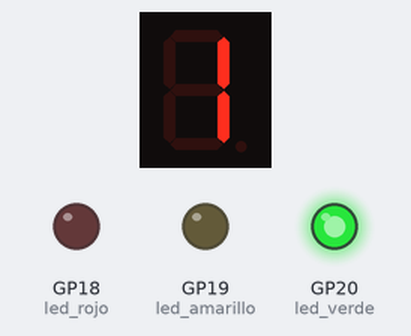
This program was run on a simulated Raspberry Pi Pico running MicroPython. On the bench: 1-digit seven-segment display, output pins drawn as LEDs (lit = HIGH). The segment pins are drawn as the display they are named for; pins used as bus, display or sensor lines are not drawn.

Above: at 0.1 s.
At 5.1 s:
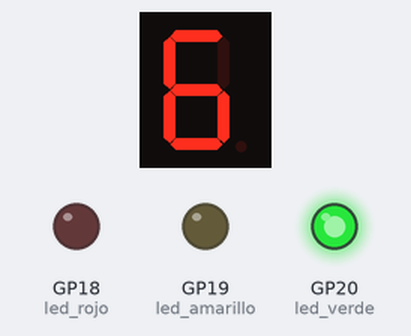
At 11.1 s:
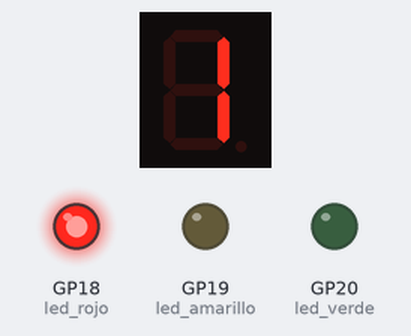
At 20.1 s:
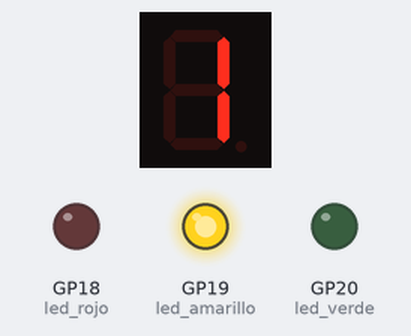
At 29.1 s:
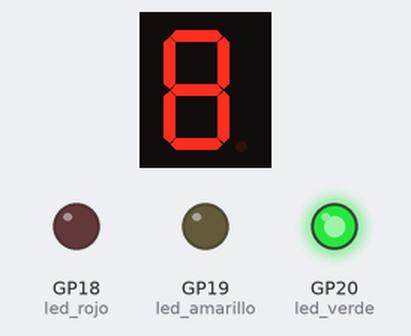
At 38.1 s:
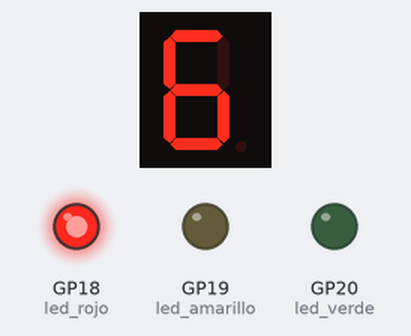
Timing chart, 0 to 39.6 s (numbered marks = the images above):
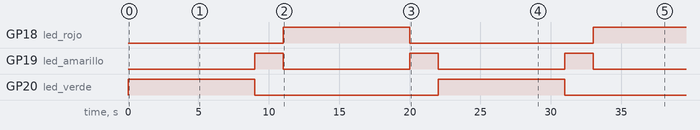

Measured:
- by itself, GP18 (led_rojo): LOW → HIGH at 11.0 s, → LOW 9.0 s later, → HIGH 13.0 s later
- by itself, GP19 (led_amarillo): alternates HIGH for 2.0 s and LOW for 9.0 s
- by itself, GP20 (led_verde): alternates HIGH for 9.0 s and LOW for 13.0 s
- what the display in image 0 shows lasts 1.0 s, from 0.1 s to 1.1 s

The program:

Sem_foro_Simulado_Con_Rasberry_pi_pico.py
```python
from machine import *
import time

""" Super TOOLS LP
El siguiente código simula el funcionamiento
de un semáforo, el código se puede optimizar
mas pero está implementado de tal forma, para
que los principiantes puedan entender. Sin embargo
también les dejo otro que está implementado de forma
avanzada para que lo analicen.

Si no tienes aun la rasberry pi pico, usa la simulación en WOKWI
https://wokwi.com/projects/402503035708492801

Si tienes problemas o dudas comunícate en
https://supertoolslp.blogspot.com/p/contacto.html
"""

# apaga los leds del display
def apagar():
  a.value(0)
  b.value(0)
  c.value(0)
  d.value(0)
  e.value(0)
  f.value(0)
  g.value(0)

led_verde = Pin(20, Pin.OUT) # 26
led_amarillo = Pin(19, Pin.OUT) # 25
led_rojo = Pin(18, Pin.OUT) # 24

# se definen los pines del display como salida
a = Pin(2, Pin.OUT) # 4
b = Pin(3, Pin.OUT) # 5
c = Pin(4, Pin.OUT) # 6
d = Pin(5, Pin.OUT) # 7
e = Pin(6, Pin.OUT) # 9
f = Pin(7, Pin.OUT) # 10
g = Pin(8, Pin.OUT) # 11

# contar 9 segundos
def nueve_seg():
  b.value(1) # 1 seg
  c.value(1)
  time.sleep(1)
  apagar()
  a.value(1) # 2 seg
  b.value(1)
  g.value(1)
  e.value(1)
  d.value(1)
  time.sleep(1)
  apagar()
  a.value(1) # 3 seg
  b.value(1)
  g.value(1)
  c.value(1)
  d.value(1)
  time.sleep(1)
  apagar()
  f.value(1) # 4 seg
  b.value(1)
  g.value(1)
  c.value(1)
  time.sleep(1)
  apagar()
  a.value(1) # 5 seg
  f.value(1)
  g.value(1)
  c.value(1)
  d.value(1)
  time.sleep(1)
  apagar()
  a.value(1) # 6 seg
  f.value(1)
  g.value(1)
  e.value(1)
  c.value(1)
  d.value(1)
  time.sleep(1)
  apagar()
  a.value(1) # 7 seg
  b.value(1)
  c.value(1)
  time.sleep(1)
  apagar()
  a.value(1) # 8 seg
  b.value(1)
  c.value(1)
  d.value(1)
  e.value(1)
  f.value(1)
  g.value(1)
  time.sleep(1)
  apagar()
  a.value(1) # 9 seg
  b.value(1)
  f.value(1)
  g.value(1)
  c.value(1)
  d.value(1)
  time.sleep(1)
  apagar()

# contar 2 segundos
def dos_seg():
  b.value(1) # 1 seg
  c.value(1)
  time.sleep(1)
  apagar()
  a.value(1) # 2 seg
  b.value(1)
  g.value(1)
  e.value(1)
  d.value(1)
  time.sleep(1)
  apagar()

while True:

  # bucle principal
  led_amarillo.value(0)
  led_verde.value(1)
  nueve_seg()
  led_verde.value(0)
  led_amarillo.value(1)
  dos_seg()
  led_amarillo.value(0)
  led_rojo.value(1)
  nueve_seg()
  led_rojo.value(0)
  led_amarillo.value(1)
  dos_seg()
```
